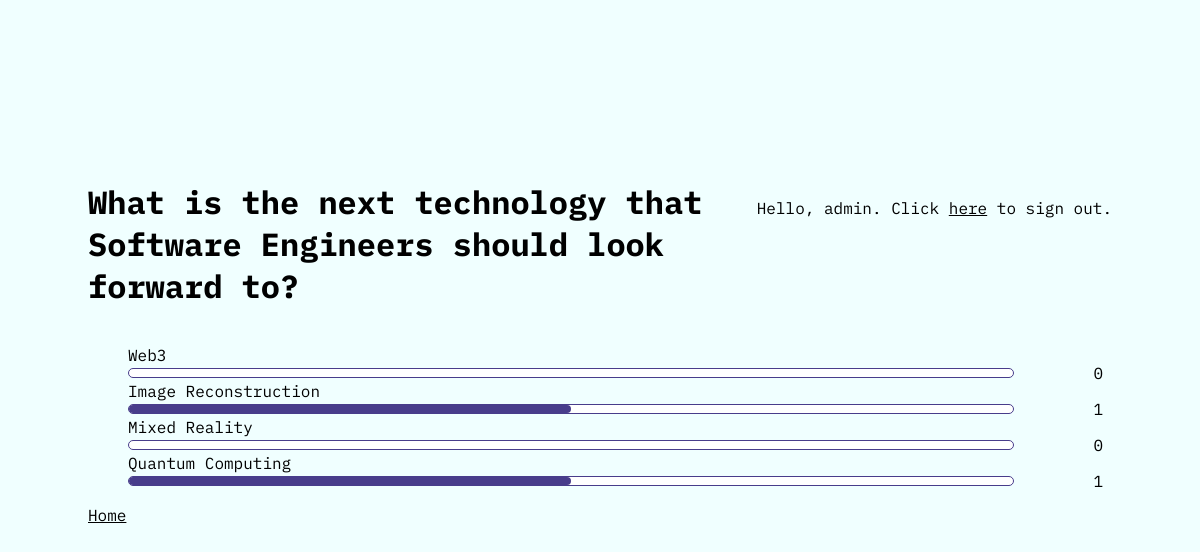
The page /polls/4/results/ (signed in) on the database its author committed.
### polls/models.py (models this page shows, shortened)
class Question(models.Model):
    question_text = models.CharField(max_length=280)
    publish_date = models.DateTimeField("date published")
    end_date = models.DateTimeField("date closed", default=None, null=True, blank=True)
    visibilty = models.BooleanField("poll visibility", default=True)
    def is_published(self):
        if not self.visibilty:
            return False
        return timezone.now() >= self.publish_date

class Choice(models.Model):
    question = models.ForeignKey(Question, on_delete=models.CASCADE)
    choice_text = models.CharField(max_length=80)
    @property
    def vote_count(self):
        return VoteData.objects.filter(choice=self).count()

### polls/views.py (the view)
# urls.py: path("<int:pk>/results/", views.ResultsView.as_view(), name="results"),
class ResultsView(generic.DetailView):
    model = Question
    template_name = "polls/results.html"
    def get_context_data(self, **kwargs):
        context = super().get_context_data(**kwargs)
        context["total_votes"] = sum(
            [c.vote_count for c in context["question"].choice_set.all()]
        )
        return context
    def get_queryset(self):
        return Question.objects.filter(id__in=get_published())

### polls/templatetags/util_tags.py (called while the page is built)
@register.filter
def multiply(value, arg):
    try:
        return float(value) * float(arg)
    except ValueError:
        return None

@register.filter
def divide(value, arg):
    try:
        return float(value) / float(arg)
    except (ValueError, ZeroDivisionError):
        return None

@register.filter
def integer(value):
    return str(int(value))

### polls/views.py (called while the page is built)
def get_published():
    questions = Question.objects.all()
    return [q.id for q in questions if q.is_published()]

### polls/templates/polls/results.html (shortened to what this page needs)
{% load static %}
{% load util_tags %}
<html lang="en_US">
<head>
    <link rel="stylesheet" href="{% static 'polls/style.css' %}">
    <link rel="stylesheet" href="{% static 'polls/results_style.css' %}">
</head>
<body>
    <div class="container">
        <div class="top">
            <h1>{{ question.question_text }}</h1>
            <span>
                {% if user.is_authenticated %}
                Hello, {{ user.username }}. Click <a href="/accounts/logout/">here</a> to sign out.
                {% else %}
                Click <a href="/accounts/login/">here</a> to sign in.
                {% endif %}
            </span>
        </div>
        <ul>
            {% for choice in question.choice_set.all %}
            <li>{{ choice.choice_text }}
                <div class="choice">
                    <div class="bar">
                        {% if choice.vote_count < 1 %}
                        {% include "polls/percentbar.html" with percentage=0 id=forloop.counter %}
                        {% else %}
                        {% with choice.vote_count|divide:total_votes as percent %}
                        {% include "polls/percentbar.html" with percentage=percent|multiply:100 id=forloop.counter %}
                        {% endwith %}
                        {% endif %}
                    </div>
                    <span class="votes">{{ choice.vote_count }}</span>
                </div>
            </li>
            {% endfor %}
        </ul>
        <a href="{% url 'polls:index' %}">Home</a>
    </div>
</body>
</html>

### polls/templates/polls/percentbar.html (shortened to what this page needs)
{% load util_tags %}
<div class="bg" title="{{ percentage|integer }}%">
    <div class="fg{{ id }}" id="{{ id }}"></div>
</div>

### polls/static/polls/style.css (style rules this page uses)
body { font-family: 'IBM Plex Mono', monospace; background-color: azure; }
ul { list-style: none; }
a { color: black; }
div.container { margin: 10rem 5rem; }
div.top { display: flex; flex-direction: row; align-items: baseline; justify-content: space-between; }
div.top>h1 { flex-shrink: 1; }
div.top>span { flex-shrink: 0; text-align: right; }

### polls/static/polls/results_style.css (style rules this page uses)
div.choice { display: flex; width: 100%; height: 16px; align-items: center; }
div.bar { display: flex; width: 90%; }
span.votes { display: flex; justify-content: flex-end; margin-left: 5rem; }

### rows shown on the page
Question: question_text "What is the next technology that Software Engineers should look forward to?"
Choice: choice_text "Web3", vote_count "0"
Choice: choice_text "Image Reconstruction", vote_count "1"
Choice: choice_text "Mixed Reality", vote_count "0"
Choice: choice_text "Quantum Computing", vote_count "1"

### other values the page prints
{{ user.username }} "admin"
